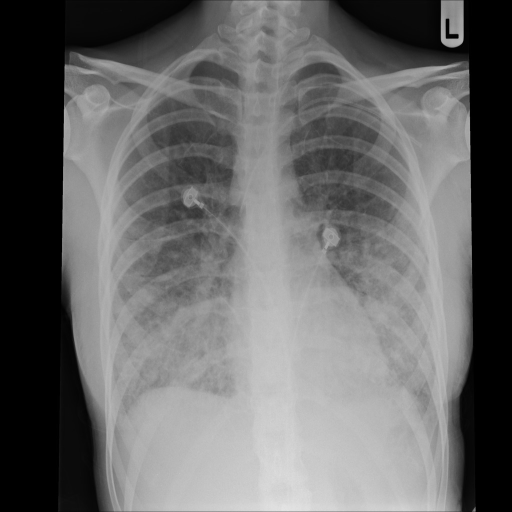
#> input picture media/classifiers/pneumonia/img_1.jpg, 1024 x 1024 px (shown at 1/2 size)
$ python -i detect.py   (imports and definitions only)   (older library calls are emulated)
#> lines starting #> are read from the running program, lines starting #| are printed output that depends on the picture
import numpy as np
import os
import tensorflow as tf
# noinspection PyUnresolvedReferences
from tensorflow.keras.models import *
# noinspection PyUnresolvedReferences
from tensorflow.keras.layers import *
# noinspection PyUnresolvedReferences
from tensorflow.keras.optimizers import *
# noinspection PyUnresolvedReferences
from tensorflow.keras.callbacks import ModelCheckpoint, LearningRateScheduler
# noinspection PyUnresolvedReferences
from tensorflow.keras.applications.vgg16 import VGG16
# noinspection PyUnresolvedReferences
from tensorflow.keras import layers
# noinspection PyUnresolvedReferences
from tensorflow.keras import backend as keras

import cv2
import matplotlib.pyplot as plt
from skimage import io
from skimage import measure
import pandas as pd
import pickle
import skimage.measure
from scipy.signal import find_peaks
import cv2
import math
from skimage.feature import hog

import os
import csv
import random
from skimage.transform import resize
# noinspection PyUnresolvedReferences
import matplotlib.patches as patches

# In[ ]:


# In[ ]:


weight_dir = "./doctor/modelweight/"

"""
Task : View Classification of chest X-ray image - PA vs AP
Authors : Sakib Reza & Ohida-Binte-Amin

This is an orginal research outcome
from a part of  my final year thesis work
supervised by
Dr. M.M.A. Hashem, Professor, Dept. of CSE, KUET.

"""

# [1 line not run here, left out]

"""
function for extracting feature from an image

file : the input image file
feat_df : the panda dataframe containing the features extracted from the image

"""


# [75 lines left out: function extract_feature, not called in this run]


"""
Function for directly predicting the view label - PA or AP from an input image

file : the input image file
saved_model : the pretrained view classifier model
label : the predicted view label - PA or AP

"""

# testing the view classifer
# result = view_predict('image_1.png')
# print(result)


# In[ ]:


# In[ ]:


# [31 lines left out: functions res_path, dice_coef, not called in this run]


def dice_coef_loss(y_true, y_pred):
    return -dice_coef(y_true, y_pred)


"""
A Keras implementation of TernausNet16:
https://arxiv.org/abs/1801.05746
https://github.com/ternaus/TernausNet
The architecture is very similar to the original U-net paper:
https://arxiv.org/abs/1505.04597
The key differences are:
- A VGG16 architecture is used for encoder, pretrained on ImageNet
- No batchnorm used
- No dropout used
- Shortcut concatenations are mismatched on number of filters meaning that
  a larger number of filters is used in decoder.
"""


# [27 lines left out: function decoder_block_ternausV2, not called in this run]


# INTENDED API
# ------------------------------------------------------------------------------

def TransResUNet(input_size=(512, 512, 1), output_channels=1):
    """
    A Keras implementation of TernausNet16:
    https://arxiv.org/abs/1801.05746
    https://github.com/ternaus/TernausNet
    """
#> further down, picture is the input picture: shape (1024, 1024, 3); min 0, max 237, mean 105

    # input
    # convert 1 channel grayscale to 3 channels if needed
    # noinspection PyUnresolvedReferences
    inputs = Input(input_size)
    if input_size[-1] < 3:
        # noinspection PyUnresolvedReferences
        x = Conv2D(3, 1)(inputs)  # add channels
        input_shape = (input_size[0], input_size[0], 3)  # update input size
    else:
        x = inputs
        input_shape = input_size

    # Load pretrained VGG, conv layers include relu activation
    encoder = VGG16(include_top=False, weights='imagenet', input_shape=input_shape)

    # (None, 256, 256, 3)
    e1 = encoder.get_layer(name='block1_conv1')(x)
    e1 = encoder.get_layer(name='block1_conv2')(e1)
    # (None, 256, 256, 64)
    # noinspection PyUnresolvedReferences
    e2 = MaxPooling2D(pool_size=(2, 2))(e1)
    e2 = encoder.get_layer(name='block2_conv1')(e2)
    e2 = encoder.get_layer(name='block2_conv2')(e2)
    # (None, 128, 128, 128)
    # noinspection PyUnresolvedReferences
    e3 = MaxPooling2D(pool_size=(2, 2))(e2)
    e3 = encoder.get_layer(name='block3_conv1')(e3)
    e3 = encoder.get_layer(name='block3_conv2')(e3)
    e3 = encoder.get_layer(name='block3_conv3')(e3)
    # [12 lines of commented-out code are left out]
    center = MaxPooling2D(pool_size=(2, 2))(e3)
    # (None, 8, 8, 512)
    center = decoder_block_ternausV2(center, 512, 256)
    # [8 lines of commented-out code are left out]
    res_path3 = res_path(e3, 128, 3)
    # noinspection PyUnresolvedReferences
    d3 = concatenate([res_path3, center], axis=3)
    d3 = decoder_block_ternausV2(d3, 256, 64)
    # (None, 128, 128, 64)
    res_path2 = res_path(e2, 64, 2)
    # noinspection PyUnresolvedReferences
    d2 = concatenate([res_path2, d3], axis=3)
    d2 = decoder_block_ternausV2(d2, 128, 64)
    # (None, 256, 256, 64)
    # Note: no decoder block used at end
    res_path1 = res_path(e1, 32, 1)
    # noinspection PyUnresolvedReferences
    d1 = concatenate([res_path1, d2], axis=3)
    # noinspection PyUnresolvedReferences
    d1 = Conv2D(32, 3, padding='same', kernel_initializer='he_normal')(d1)
    # noinspection PyUnresolvedReferences
    d1 = ReLU()(d1)
    # (None, 256, 256, 32)

    # Output
    if output_channels > 1:
        # untested
        # noinspection PyUnresolvedReferences
        op = tf.nn.log_softmax_v2(d1, axis=3)
    else:
        # noinspection PyUnresolvedReferences
        op = Conv2D(output_channels, 1)(d1)
        # noinspection PyUnresolvedReferences
        op = Activation('sigmoid')(op)  # note: ternaus excludes

    # Build
    # noinspection PyUnresolvedReferences
    model = Model(inputs=[inputs], outputs=[op])
    return model


# [1 line that did not run here, left out]
# noinspection PyUnresolvedReferences
# [3 lines not run here, left out]


# In[300]:


def lung_mask(img, thresh=10000):
#> called with thresh = 10000
    view = 'AP'
    lungs_box = []
    img = cv2.resize(img, (512, 512))
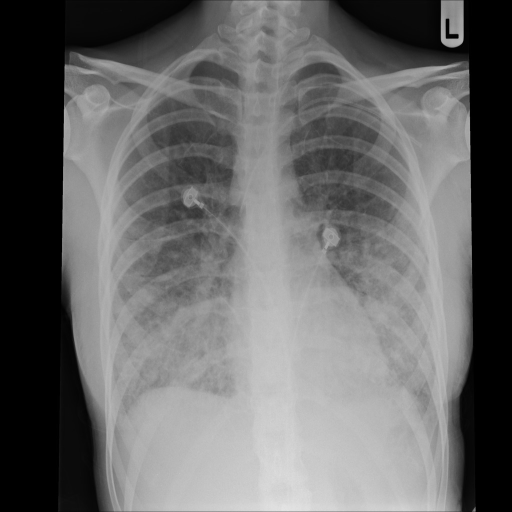
#> img: shape (512, 512, 3); min 0, max 228, mean 105.1
    img = cv2.cvtColor(img, cv2.COLOR_BGR2GRAY)
#> img: shape (512, 512)
    img = img / 255
    if view == 'PA':
        mask = lung_model.predict(np.reshape(img, (1, 512, 512, 1)))
    else:
#> (the run stopped early here; a loop or call above may not have finished)

$ run again, on media/classifiers/pneumonia/img_2.jpg
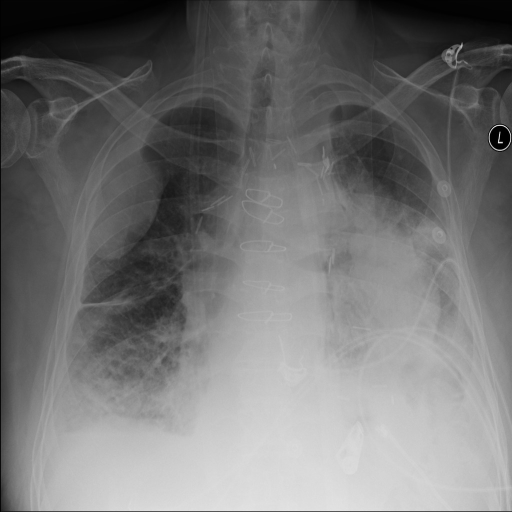
#> input picture media/classifiers/pneumonia/img_2.jpg, 1024 x 1024 px (shown at 1/2 size)
#> picture is the input picture: shape (1024, 1024, 3); min 0, max 255, mean 116.3
#> in lung_mask, `img = cv2.resize(img, (512, 512))`:
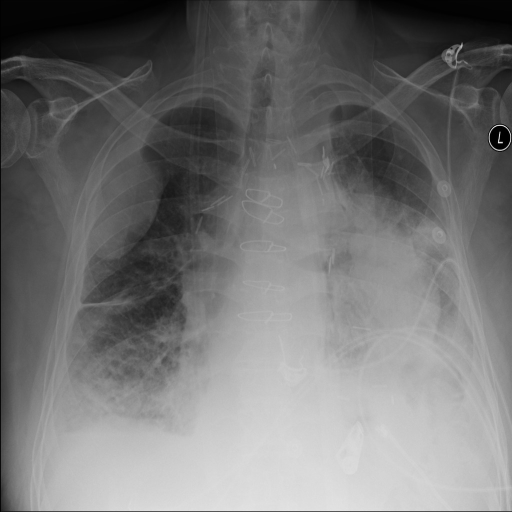
#> img: shape (512, 512, 3); min 0, max 235, mean 116.4

$ run again, on media/classifiers/pneumonia/img_3.jpg
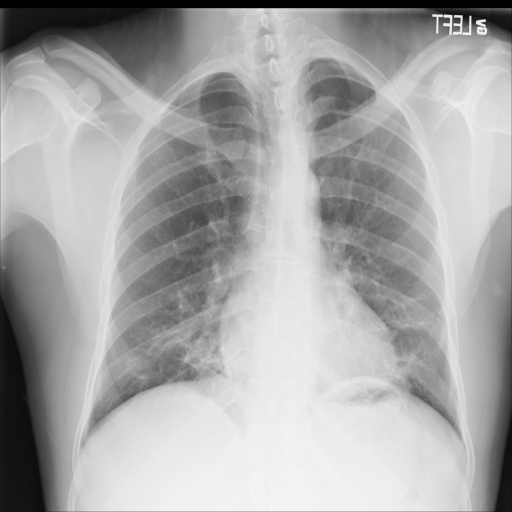
#> input picture media/classifiers/pneumonia/img_3.jpg, 1024 x 1024 px (shown at 1/2 size)
#> picture is the input picture: shape (1024, 1024, 3); min 0, max 255, mean 168
#> in lung_mask, `img = cv2.resize(img, (512, 512))`:
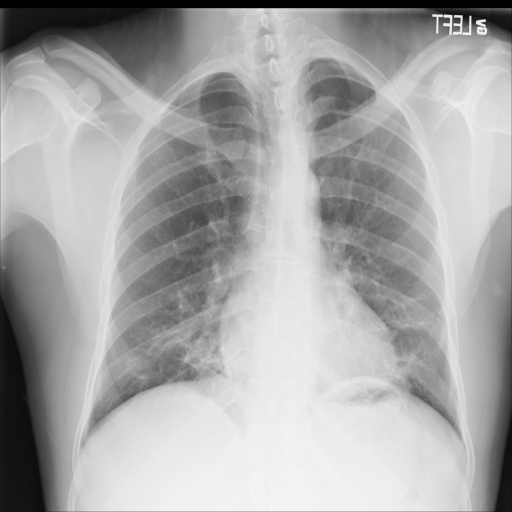
#> img: shape (512, 512, 3); min 1, max 246, mean 168.2

$ run again, on media/classifiers/pneumonia/img_4.jpg
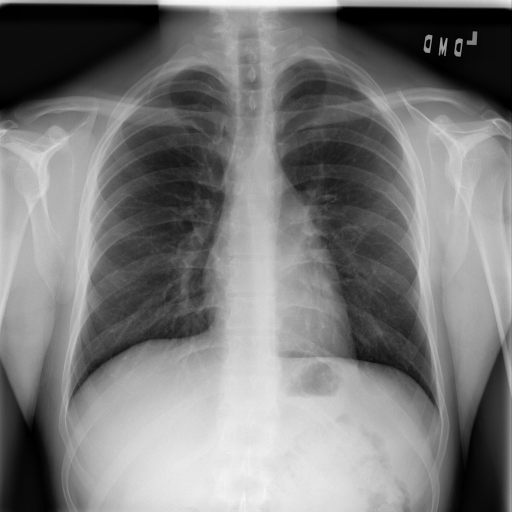
#> input picture media/classifiers/pneumonia/img_4.jpg, 1024 x 1024 px (shown at 1/2 size)
#> picture is the input picture: shape (1024, 1024, 3); min 0, max 253, mean 122.3
#> in lung_mask, `img = cv2.resize(img, (512, 512))`:
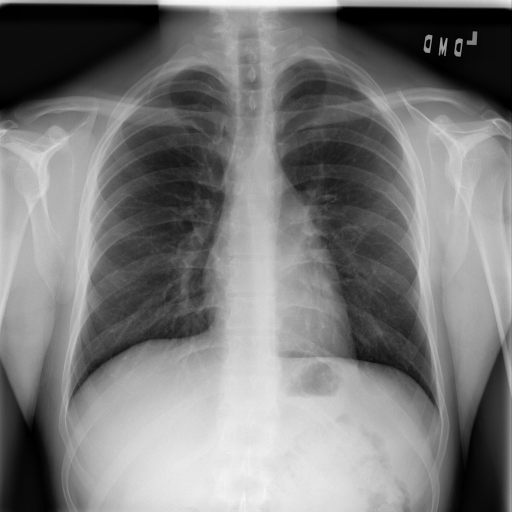
#> img: shape (512, 512, 3); min 0, max 251, mean 122.4
